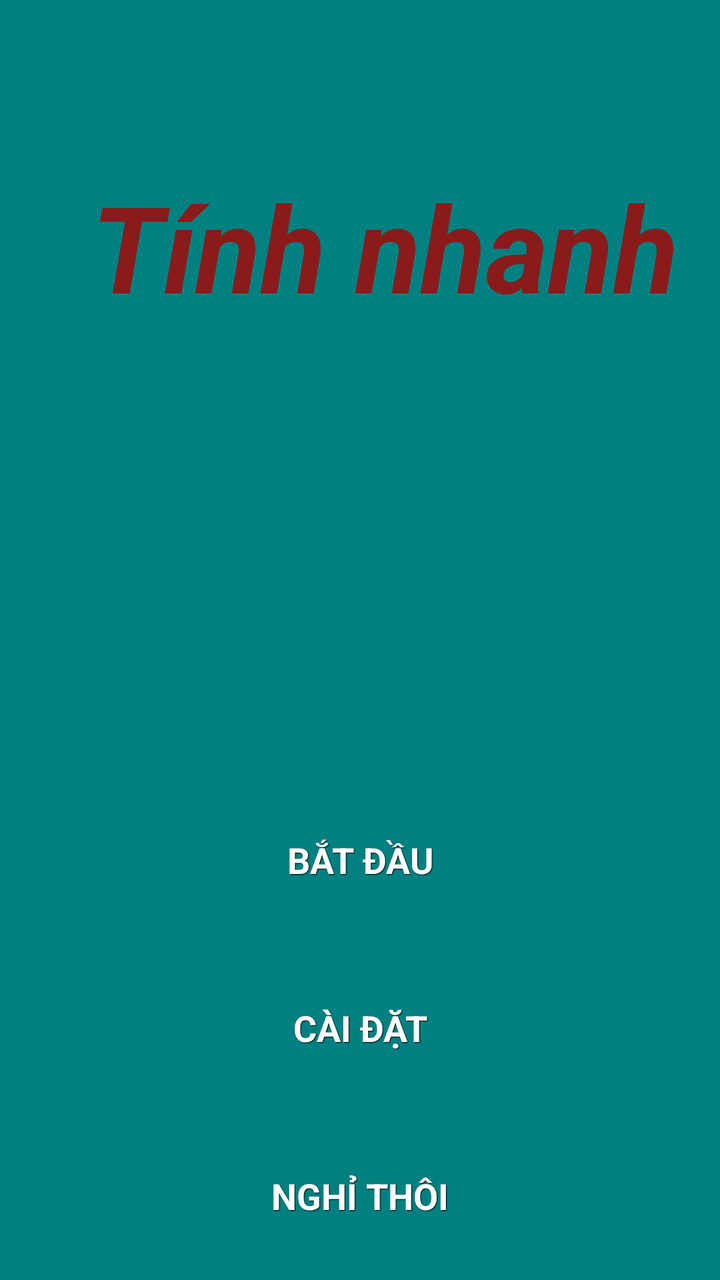
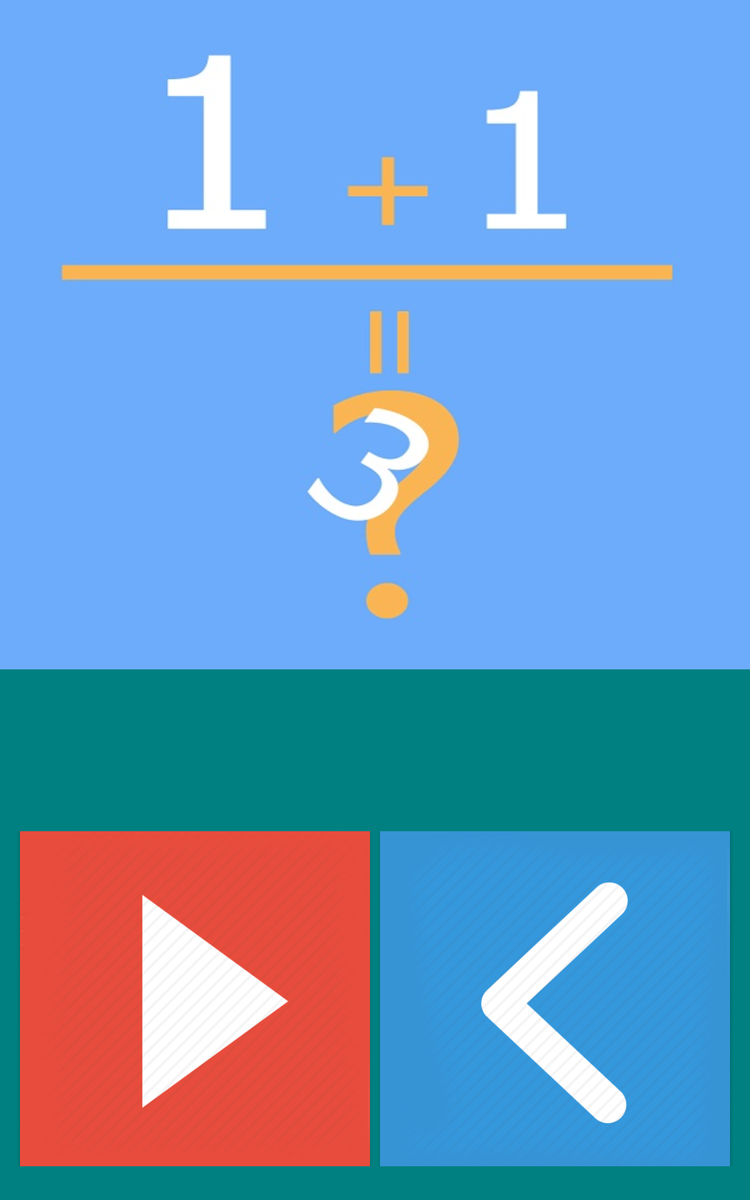

Two renders of one Android screen. The first uses the default layout on a phone; the second uses the alternative layout the repository ships for a different screen configuration, on a matching device. The two XML files are below.
<!-- AndroidManifest.xml: application theme AppTheme -->
<!-- res/layout/activity_main.xml -->
<?xml version="1.0" encoding="utf-8"?>
<LinearLayout xmlns:android="http://schemas.android.com/apk/res/android"
    android:layout_width="match_parent" android:layout_height="match_parent"
    android:background="#008080">

    <LinearLayout
        android:orientation="vertical"
        android:layout_width="fill_parent"
        android:layout_height="fill_parent"
        android:weightSum="100">

        <FrameLayout
            android:layout_width="fill_parent"
            android:layout_height="wrap_content"
            android:layout_weight="50">

            <TextView
                android:layout_width="385dp"
                android:layout_height="246dp"
                android:textAppearance="?android:attr/textAppearanceLarge"
                android:text="@string/title"
                android:id="@+id/title_text"
                android:gravity="center"
                android:textSize="60sp"
                android:textStyle="italic|bold"
                android:textColor="#8B1A1A" />

        </FrameLayout>

        <TextView
            android:layout_width="match_parent"
            android:layout_height="wrap_content"
            android:textAppearance="?android:attr/textAppearanceLarge"
            android:id="@+id/hiScore_text"
            android:layout_weight="5"
            android:gravity="center"
            android:textStyle="bold"
            android:textColor="#DDC488"
            android:textSize="30sp" />

        <Button
            android:layout_width="match_parent"
            android:layout_height="wrap_content"
            android:text="@string/start_button"
            android:id="@+id/start_button"
            android:onClick="showGame"
            android:layout_weight="15"
            android:layout_margin="4dp"
            style="@style/btnStyleMenu"
            android:textSize="18sp"
            android:textStyle="bold"/>

        <Button
            android:layout_width="match_parent"
            android:layout_height="wrap_content"
            android:text="@string/setting_button"
            android:id="@+id/setting_button"
            android:onClick="showSetting"
            android:layout_weight="15"
            android:layout_margin="4dp"
            style="@style/btnStyleMenu"
            android:textSize="18sp"
            android:textStyle="bold"/>

        <Button
            android:layout_width="match_parent"
            android:layout_height="wrap_content"
            android:text="@string/exit_button"
            android:id="@+id/exit_button"
            android:onClick="Exit"
            android:layout_weight="15"
            android:layout_margin="4dp"
            style="@style/btnStyleMenu"
            android:textSize="18sp"
            android:textStyle="bold"/>

    </LinearLayout>

</LinearLayout>
<!-- resources referenced by this layout -->
<resources>
  <string name="exit_button">NGHỈ THÔI</string>
  <string name="setting_button">CÀI ĐẶT</string>
  <string name="start_button">BẮT ĐẦU</string>
  <string name="title">Tính nhanh</string>
  <style name="btnStyleMenu" parent="@android:style/Widget.Button">
          <item name="android:textSize">15sp</item>
          <item name="android:textStyle">bold</item>
          <item name="android:textColor">#FFFFFF</item>
          <item name="android:gravity">center</item>
          <item name="android:shadowColor">#000000</item>
          <item name="android:shadowDx">1</item>
          <item name="android:shadowDy">1</item>
          <item name="android:shadowRadius">0.6</item>
          <item name="android:background">@drawable/custom_btn_menu</item>
          <item name="android:padding">10dip</item>
      </style>
  <style name="AppTheme" parent="Theme.AppCompat.Light.DarkActionBar">
          
      </style>
</resources>
<!-- res/layout-sw600dp/activity_main.xml (the author's variant of the layout above) -->
<!-- drawn on a 7-inch tablet held upright -->
<?xml version="1.0" encoding="utf-8"?>
<LinearLayout xmlns:android="http://schemas.android.com/apk/res/android"
    android:layout_width="match_parent" android:layout_height="match_parent"
    android:background="#008080">

    <LinearLayout
        android:orientation="vertical"
        android:layout_width="fill_parent"
        android:layout_height="fill_parent"
        android:weightSum="100"
        android:background="#008080">

        <FrameLayout
            android:layout_width="fill_parent"
            android:layout_height="0dp"
            android:layout_weight="60">

            <ImageView
                android:id="@+id/imageView1"
                android:layout_width="fill_parent"
                android:layout_height="fill_parent"
                android:background="@drawable/image_main"
                android:layout_gravity="center" />

        </FrameLayout>

        <TextView
            android:layout_width="match_parent"
            android:layout_height="wrap_content"
            android:textAppearance="?android:attr/textAppearanceLarge"
            android:id="@+id/hiScore_text"
            android:layout_weight="7"
            android:gravity="center"
            android:textStyle="bold"
            android:textColor="#FFFFFF"
            android:textSize="50sp"/>

        <LinearLayout
            android:orientation="horizontal"
            android:layout_width="fill_parent"
            android:layout_height="0dp"
            android:gravity="center"
            android:layout_weight="30">

            <Button
                android:layout_width="280dp"
                android:layout_height="280dp"
                android:id="@+id/start_button"
                android:onClick="showGame"
                android:background="@drawable/play"
                android:layout_margin="4dp"
                android:layout_gravity="center|left" />

            <Button
                android:layout_width="280dp"
                android:layout_height="280dp"
                android:id="@+id/exit_button"
                android:onClick="Exit"
                android:layout_gravity="center|right"
                android:background="@drawable/exit"
                android:layout_margin="4dp"/>
        </LinearLayout>

    </LinearLayout>

</LinearLayout>
<!-- resources referenced by the variant -->
<!-- as a 7-inch tablet held upright resolves them -->
<resources>
  <!-- drawable exit: jpg bitmap (drawable, 123585 bytes) -->
  <!-- drawable image_main: jpg bitmap (drawable, 11877 bytes) -->
  <!-- drawable play: jpg bitmap (drawable-xhdpi, 110746 bytes) -->
  <style name="AppTheme" parent="Theme.AppCompat.Light.DarkActionBar">
          
      </style>
</resources>
